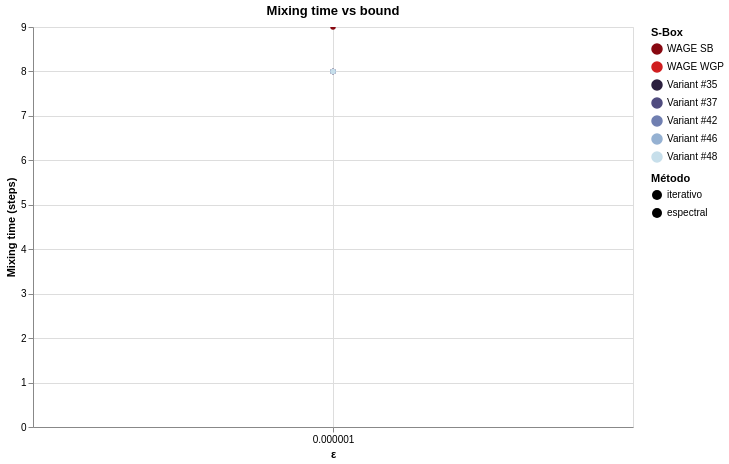

The code cell stored with this chart in its notebook:
### Code cell
chart_mix = compare_mixing_times_altair(
    specs,
    epsilons=[10**(-i) for i in range(6,7)],
    max_steps=10000,
    log_scale=True,
)
chart_mix

### Figure 1 — Vega-Lite specification as saved in the notebook (floating-point values rounded to 4 significant figures)
{"config": {"view": {"continuousWidth": 300, "continuousHeight": 300}}, "data": {"name": "data-fdb4d1a37e2f5b4dadaf6a12ec7e6883"}, "mark": {"type": "line", "point": true}, "encoding": {"color": {"field": "S-Box", "legend": {"title": "S-Box"}, "scale": {"domain": ["WAGE SB", "WAGE WGP", "Variant #35", "Variant #37", "Variant #42", "Variant #46", "Variant #48"], "range": ["#880811", "#d01d1f", "#2b1f3e", "#504c7f", "#707fb1", "#95b1d2", "#c7dfeb"]}, "type": "nominal"}, "strokeDash": {"field": "Método", "legend": {"title": "Método"}, "scale": {"domain": ["iterativo", "espectral"], "range": [[], [4, 4]]}, "type": "nominal"}, "tooltip": [{"field": "S-Box", "type": "nominal"}, {"field": "Método", "type": "nominal"}, {"field": "ε", "type": "quantitative"}, {"field": "Mixing time", "type": "quantitative"}], "x": {"field": "ε", "scale": {"type": "log"}, "title": "ε", "type": "quantitative"}, "y": {"field": "Mixing time", "title": "Mixing time (steps)", "type": "quantitative"}}, "height": 400, "params": [{"name": "param_10", "select": {"type": "interval", "encodings": ["x", "y"]}, "bind": "scales"}], "title": "Mixing time vs bound", "width": 600, "$schema": "https://vega.github.io/schema/vega-lite/v5.20.1.json", "datasets": {"data-fdb4d1a37e2f5b4dadaf6a12ec7e6883": [{"ε": 1e-06, "S-Box": "WAGE SB", "Método": "iterative", "Mixing time": 9}, {"ε": 1e-06, "S-Box": "WAGE WGP", "Método": "iterative", "Mixing time": 8}, {"ε": 1e-06, "S-Box": "Variant #35", "Método": "iterative", "Mixing time": 8}, {"ε": 1e-06, "S-Box": "Variant #37", "Método": "iterative", "Mixing time": 8}, {"ε": 1e-06, "S-Box": "Variant #42", "Método": "iterative", "Mixing time": 8}, {"ε": 1e-06, "S-Box": "Variant #46", "Método": "iterative", "Mixing time": 8}, {"ε": 1e-06, "S-Box": "Variant #48", "Método": "iterative", "Mixing time": 8}]}}
